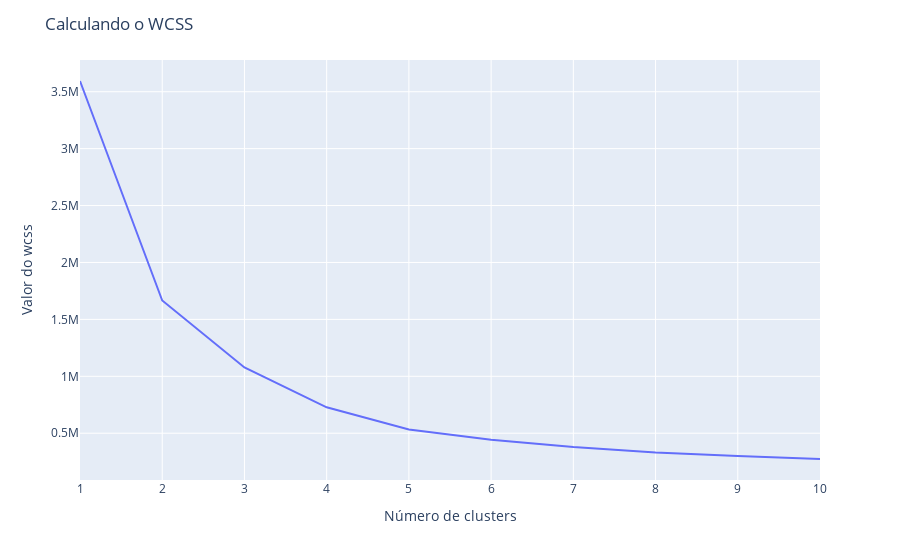

The code cell stored with this chart in its notebook:
### Code cell
# visualizado gráfico
import plotly.express as px
import plotly.graph_objects as go

grafico_wcss = px.line(x=range(1,11), y=wcss_clientes)

fig = go.Figure(grafico_wcss)

fig.update_layout(
    title='Calculando o WCSS', 
    xaxis_title='Número de clusters',
    yaxis_title='Valor do wcss',
    )

fig.show()

### Figure 1 — Plotly figure (JSON) as saved in the notebook; plotly's stock layout.template omitted (floating-point values rounded to 4 significant figures)
{"data": [{"hovertemplate": "x=%{x}<br>y=%{y}<extra></extra>", "legendgroup": "", "line": {"color": "#636efa", "dash": "solid"}, "marker": {"symbol": "circle"}, "mode": "lines", "name": "", "orientation": "v", "showlegend": false, "type": "scatter", "x": [1, 2, 3, 4, 5, 6, 7, 8, 9, 10], "xaxis": "x", "y": [3594000.0, 1666000.0, 1078000.0, 727900.0, 533100.0, 442100.0, 378800.0, 331600.0, 300900.0, 273600.0], "yaxis": "y"}], "layout": {"legend": {"tracegroupgap": 0}, "margin": {"t": 60}, "title": {"text": "Calculando o WCSS"}, "xaxis": {"anchor": "y", "domain": [0, 1], "title": {"text": "Número de clusters"}}, "yaxis": {"anchor": "x", "domain": [0, 1], "title": {"text": "Valor do wcss"}}}}
